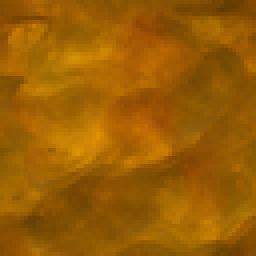
#> input picture Tools/bellwake/surface_sources/amber-glass.png, 64 x 64 px, given in place of terracotta.png, which was not available (shown 4 times larger)
$ python paint.py surface_sources/amber-glass.png
#> lines starting #> are read from the running program, lines starting #| are printed output that depends on the picture
### Tools/bellwake/surface_paint.py
"""Colour-grade Bellwake's original 64-texel image studies for each surface."""
from pathlib import Path
import numpy as np
from PIL import Image

SOURCES = Path(__file__).with_name("surface_sources")
TEXTURES = Path(__file__).resolve().parents[2] / "Assets/Resources/Bellwake/Textures"

# Centre colour and luminance deviation in sRGB. Preserve local hue variations in
# the painting while allowing, for example, a sunny oak and a shaded elder crown.
SURFACES = {
    "RoofTiles": ("terracotta", (143, 71, 39), 30),
    "RoofSlate": ("slate", (83, 99, 102), 23),
    "GateStone": ("flagstones", (142, 138, 119), 21),
    "Setts": ("cobbles", (130, 105, 89), 22),
    "Causeway": ("flagstones", (153, 135, 100), 22),
    "Slate": ("flagstones", (89, 91, 112), 20),
    "Loam": ("earth", (118, 90, 60), 18),
    "Moss": ("turf", (88, 111, 58), 19),
    "RimeSnow": ("snow", (187, 203, 206), 14),
    "HousePlaster": ("limewash", (199, 180, 143), 19),
    "OchrePlaster": ("limewash", (174, 132, 86), 19),
    "Wood": ("oak", (91, 64, 39), 21),
    "TarredOak": ("dock-oak", (82, 72, 54), 18),
    "Masonry": ("fieldstone", (126, 120, 102), 28),
    "SpringStone": ("well-stone", (125, 125, 108), 30),
    "HarbourBrick": ("brick", (133, 79, 55), 24),
    "Mountain": ("cliff", (115, 111, 109), 19),
    "MarketCutbank": ("cliff", (135, 121, 83), 24),
    "ChoirOutcrop": ("cliff", (91, 99, 67), 22),
    "MossRock": ("cliff", (97, 109, 76), 22),
    "Shale": ("cliff", (95, 107, 108), 20),
    "Basalt": ("cliff", (78, 70, 76), 17),
    "Grass": ("turf", (110, 119, 57), 22),
    "VillageTurf": ("turf", (119, 130, 61), 21),
    "ChoirLoam": ("turf", (78, 93, 47), 18),
    "DirtPath": ("earth", (143, 113, 72), 19),
    "Leaves": ("oak-leaves", (83, 110, 42), 24),
    "RowanLeaf0": ("oak-leaves", (83, 109, 52), 21),
    "RowanLeaf1": ("oak-leaves", (99, 125, 59), 23),
    "RowanLeaf2": ("oak-leaves", (73, 99, 53), 21),
    "ElderLeaf": ("oak-leaves", (91, 117, 52), 23),
    "ElderBark": ("bark", (101, 81, 54), 24),
    "Water": ("water", (67, 132, 137), 16),
    "ParishWater": ("water", (83, 128, 127), 13),
    "WindowDark": ("smoked-glass", (64, 76, 76), 20),
    "WindowLight": ("horn-pane", (171, 123, 55), 22),
    "Amber": ("amber-glass", (225, 165, 68), 24),
    "SeaGlass": ("sea-glass", (100, 186, 164), 24),
    "Fur": ("fur", (111, 73, 45), 21),
    "RiverSteel": ("iron", (153, 172, 174), 19),
    "Brass": ("bronze", (153, 118, 62), 18),
    "BellMetal": ("bronze", (145, 106, 67), 19),
    "MillCanvas": ("linen", (207, 189, 148), 14),
    "Awning": ("blue-canvas", (84, 131, 122), 15),
    "SeaCloth": ("blue-canvas", (65, 127, 140), 14),
    "FernCloth": ("linen", (84, 126, 86), 13),
    "NightCloth": ("blue-canvas", (102, 83, 127), 13),
    "CoalCloth": ("linen", (158, 86, 56), 13),
    "Pennon": ("linen", (172, 80, 51), 14),
}


def tinted(study, colour, contrast, size=(64, 64)):
    with Image.open(SOURCES / (study + ".png")) as source:
        pixels = np.asarray(source.resize(size, Image.Resampling.LANCZOS), dtype=float)
    centered = pixels - np.median(pixels, axis=(0, 1))
    light = centered @ [0.299, 0.587, 0.114]
    # Dark crevices retain colour. In particular, avoid yellow-white tips on green crowns.
    chroma = centered - light[..., None]
    shading = light[..., None] * (contrast / max(1, light.std()))
    output = colour + shading * [1.02, 0.98, 0.83] + chroma * .37
    return Image.fromarray(np.uint8(np.clip(np.round(output), 0, 255)))


def save_tile(name, destination=TEXTURES):
    if name == "SpringStone":
        wall = np.asarray(tinted(*SURFACES[name], size=(128,76)))
        top = np.asarray(tinted("well-coping", (150, 145, 123), 22, (128,36)))
        sheet = np.concatenate((np.pad(wall, ((4,4),(0,0),(0,0)), mode="edge"),
                                np.pad(top, ((4,4),(0,0),(0,0)), mode="edge")))
        Image.fromarray(sheet).save(destination / "SpringStone.png", optimize=True)
        return
    size = (32, 64) if name == "MillCanvas" else (64, 64)
    tile = tinted(*SURFACES[name], size=size)
    if name == "RowanLeaf1":
        tile = tile.transpose(Image.Transpose.ROTATE_90)
    elif name == "RowanLeaf2":
        tile = tile.transpose(Image.Transpose.FLIP_LEFT_RIGHT)
    tile.save(destination / (name + ".png"), optimize=True)


# Each island fills a 64px cell including its mirrored gutter. Later mip levels
# see a neighbourhood of one material before neighbouring colours enter the sample.
PANEL_SIZE = 56
GUTTER = 4
PITCH = 64
COLUMNS = 4
PANEL_NAMES = ("door", "window", "crate", "cask", "door-boards", "shutter")


# [18 lines left out: function joinery, not called in this run]


# The left half retains every original skin, hair, eye and tool island. The right
# half is a continuous garment unwrap; one chest motif spans multiple polygons.
GARB = {"OrlaAtelier": "flight-coat", "MossAtelier": "lichen-coat",
        "FenAtelier": "storm-coat", "OssaAtelier": "kiln-apron"}


# [23 lines left out: function costume, not called in this run]


# [4 lines that do not run on import are left out]

### Tools/bellwake/paint.py
"""Make tiling 64px surface paintings and copy the library's matching UV atlases."""

from pathlib import Path
import sys, shutil
import numpy as np
from PIL import Image
from scipy.ndimage import gaussian_filter

root = Path(__file__).resolve().parents[2]
dst = root / "Assets/Resources/Bellwake/Textures"
from material_swatches import repaint
from surface_paint import SURFACES, save_tile, joinery
lib = Path(sys.argv[1])
for path in sorted((lib / "Textures").glob("*_atlas.png")):
    name = path.stem.split("_")[0]
    if not (dst / (name + "Atlas.png")).exists():
        continue
    repaint(lib / "Textures" / (name + "_atlas.png"), dst / (name + "Atlas.png"))
# Three small legacy swatches retain their published pigment pattern. They
# originally occupied positions 1, 5 and 11 in the shared random sequence.
swatches = {1: ("Skin", (155, 107, 66)), 5: ("Reeds", (90, 107, 83)), 11: ("Inlay", (126, 112, 127))}
pigment = np.random.default_rng(671)
y, x = np.mgrid[:64, :64]
for index in range(max(swatches) + 1):
    grain = pigment.normal(0, 1, (64, 64))
    if index not in swatches:
        continue
    name, colour = swatches[index]
    detail = gaussian_filter(grain, 1.5, mode="wrap")
    mottling = gaussian_filter(grain, 4, mode="wrap")
    shade = detail / detail.std() * 5 + mottling / mottling.std() * 8 + grain * 3
    if name == "Inlay":
        u = (x + (y // 16 % 2) * 16) % 32
        v = y % 16
        shade += np.where((u <= 1) | (v == 0), -29, np.where((v == 2) | (u == 3), 13, 0))
        shade += np.where(abs((x % 16) - 8) + abs((y % 16) - 8) == 7, 32, 0)
    rgb = colour + shade[..., None] * np.array([1, .92, .78])
    Image.fromarray(np.uint8(np.clip(rgb, 0, 255))).save(dst / (name + ".png"))
#> this loop made 12 passes
#> pass 2, `Image.fromarray(np.uint8(np.clip(rgb, 0, 255))).save(dst / (name + ".p..`:
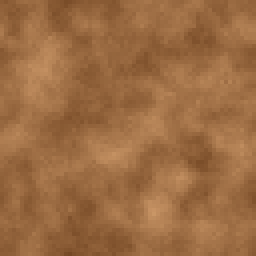
#> saved as Skin.png: PIL image 64x64 RGB (shown 4 times larger); mean R, G, B 156, 107.9, 66.7
for name in SURFACES:
    save_tile(name, dst)
#> in tinted, source is the input picture: PIL image 64x64 RGB; mean R, G, B 154.3, 94, 3.4
#> in tinted, `centered = pixels - np.median(pixels, axis=(0, 1))`:
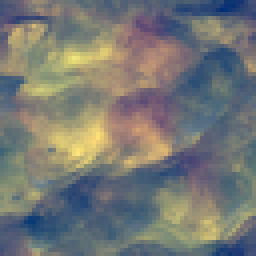
#> centered: shape (64, 64, 3) float64 (shown 4 times larger); mean R, G, B 1.3, 2, 0.4; drawn with min black and max white
#> in tinted, `light = centered @ [0.299, 0.587, 0.114]`:
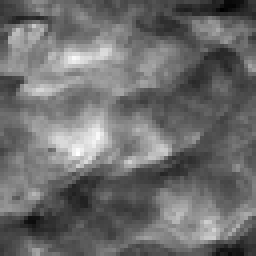
#> light: shape (64, 64) float64 (shown 4 times larger); min -36.47, max 52.48, mean 1.6; drawn with min black and max white
#> in tinted, `chroma = centered - light[..., None]`:
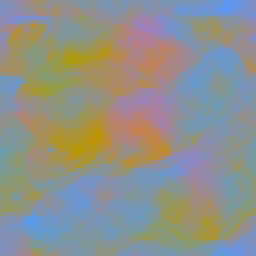
#> chroma: shape (64, 64, 3) float64 (shown 4 times larger); mean R, G, B -0.3, 0.4, -1.2; drawn with min black and max white
#> in tinted, `output = colour + shading * [1.02, 0.98, 0.83] + chroma * .37`:
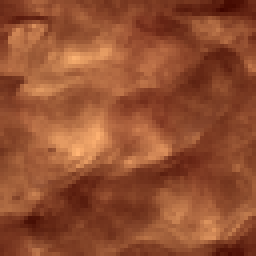
#> output: shape (64, 64, 3) float64 (shown 4 times larger); mean of channels 0, 1, 2 146.4, 74.5, 41.4; drawn with min black and max white
#> pass 2 of the loop `for name in SURFACES:`:
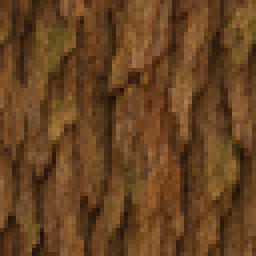
#> input picture Tools/bellwake/surface_sources/bark.png, 64 x 64 px, given in place of slate.png, which was not available (shown 4 times larger)
#> in tinted, source is the input picture: PIL image 64x64 RGB; mean R, G, B 102.8, 67.2, 33.7
#> in tinted (call 2), `chroma = centered - light[..., None]`:
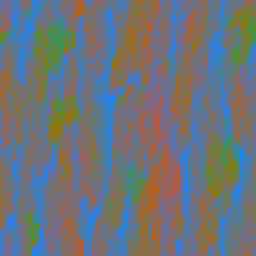
#> chroma: shape (64, 64, 3) float64 (shown 4 times larger); mean R, G, B -1.2, 0.3, 1.8; drawn with min black and max white
#> in tinted (call 2), `output = colour + shading * [1.02, 0.98, 0.83] + chroma * .37`:
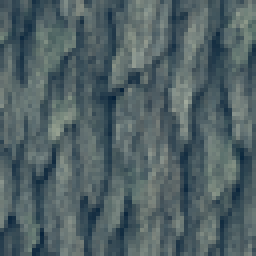
#> output: shape (64, 64, 3) float64 (shown 4 times larger); mean of channels 0, 1, 2 81.3, 97.9, 101.6; drawn as R, G, B
#> (the run stopped early here; a loop or call above may not have finished)
